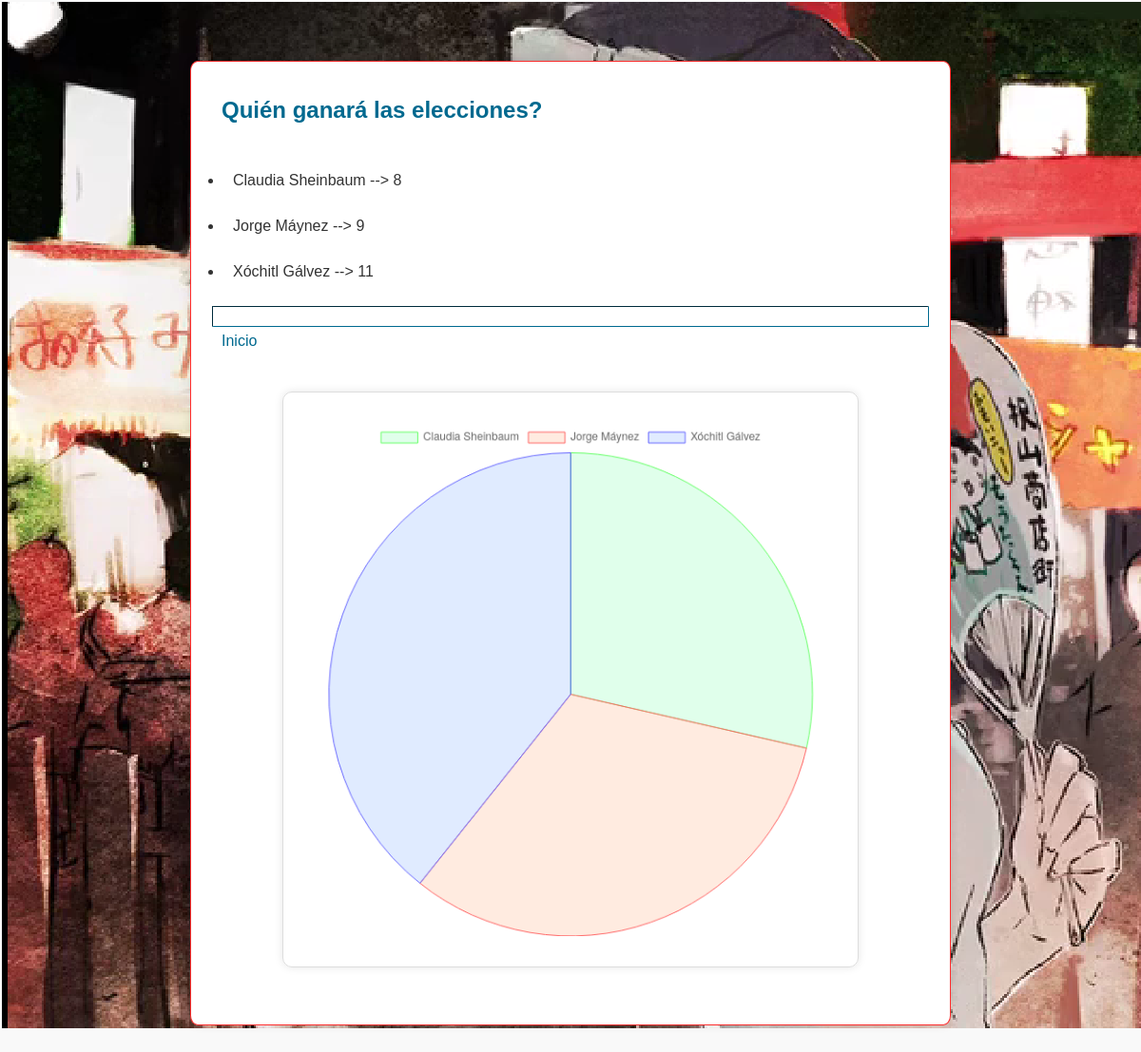
Page /4/results/ on the earlier database version.
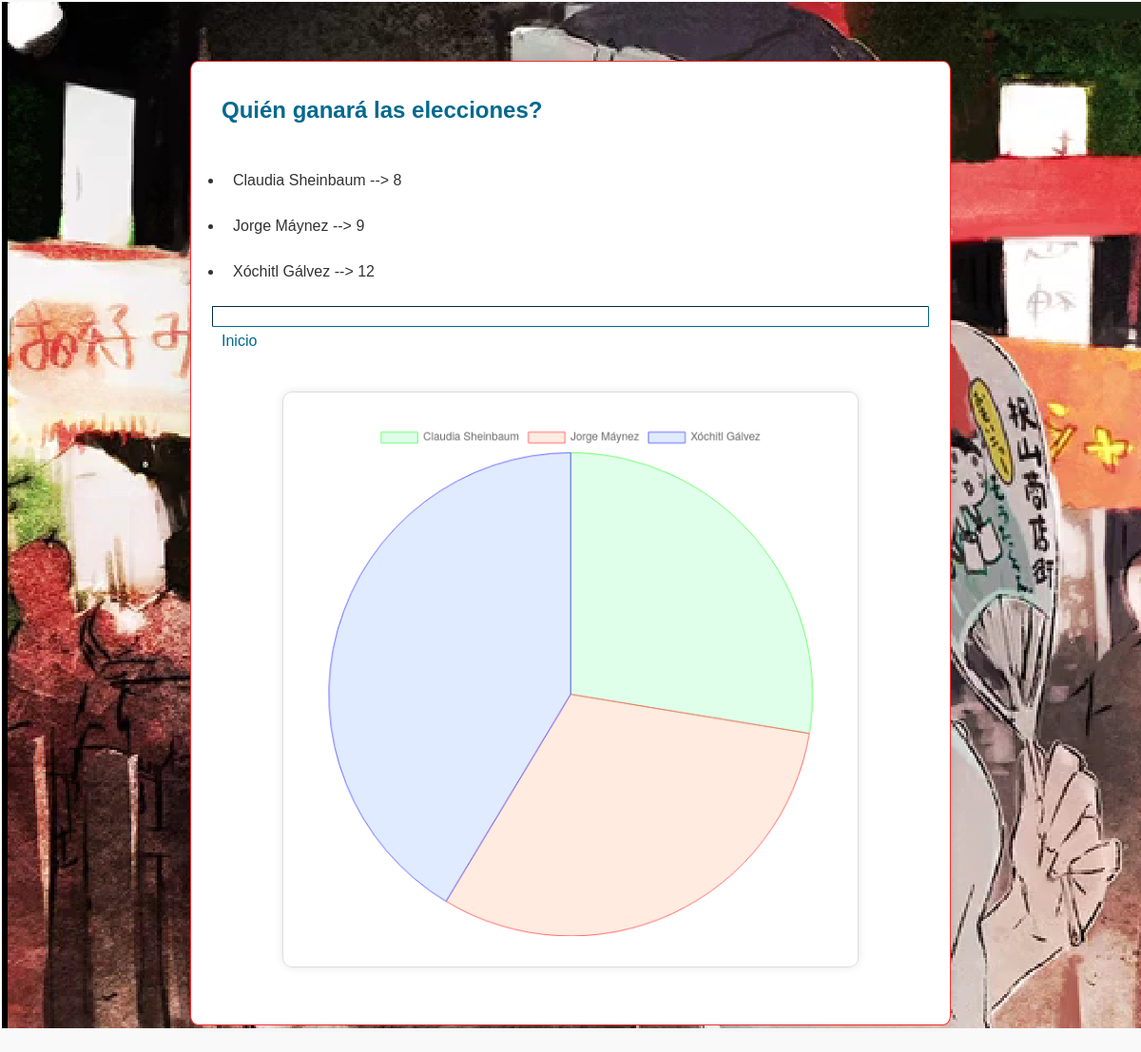
Same page on the later database version.
### polls/models.py (models this page shows, shortened)
class Choice(models.Model):
    question = models.ForeignKey(Question,on_delete=models.CASCADE)
    choice_text = models.CharField(max_length=100)
    votes = models.IntegerField(default=0)

### polls/views.py (the view)
# urls.py: path('<int:q_id>/results/', views.results, name='results'),
def results(request, q_id):
    try:
        question = Question.objects.get(id=q_id)
    except Question.DoesNotExist:
        raise Http404("Question does not exist")
    labels = [c.choice_text for c in question.choice_set.all()]
    data = [c.votes for c in question.choice_set.all()]
    context = {"question": question, "labels": labels, "data": data}
    return render(request, "polls/results.html", context)

### polls/models.py (called while the page is built)
    def __str__(self):
        return self.question_text

### templates/polls/results.html (shortened to what this page needs)
{% extends 'base.html' %}
{% block content %}
<h1>{{ question }}</h1>
<ul>
    {% for c in question.choice_set.all %}
    <li>{{ c.choice_text }} --> {{ c.votes }}</li>
    {% endfor %}
</ul>
<hr>
<a href="{% url 'polls:home' %}">Inicio</a>
<div class="chart-container">
    <canvas id="myChart"></canvas>
</div>
<script>
    var labels = {{ labels|safe }};
    var data = {{ data|safe }};
    var ctx = document.getElementById('myChart').getContext('2d');
    var myChart = new Chart(ctx, {
        type: 'pie',
        data: {
            labels: labels,
            datasets: [{
                label: 'Votos',
                data: data,
                backgroundColor: [
                'rgba(102, 255, 153, 0.2)',
                'rgba(255, 153, 102, 0.2)',
                'rgba(102, 153, 255, 0.2)',
                'rgba(255, 215, 102, 0.2)',
                'rgba(153, 102, 102, 0.2)'
                ],
                borderColor: [
                'rgba(102, 255, 102, 1)',
                'rgba(255, 102, 102, 1)',
                'rgba(102, 102, 255, 1)',
                'rgba(255, 255, 102, 1)',
                'rgba(153, 153, 102, 1)'
                ],
                borderWidth: 1
            }]
        },
        options: {
            title: {
                display: true,
                text: 'Resultados de la votación'
            },
            aspectRatio: 1
        }
    });
</script>
{% endblock %}

Differences in the rows shown:
changed Choice "Xóchitl Gálvez": votes "11" → "12"
Other differences:
chart data {{ data|safe }}: [8, 9, 11] → [8, 9, 12]
